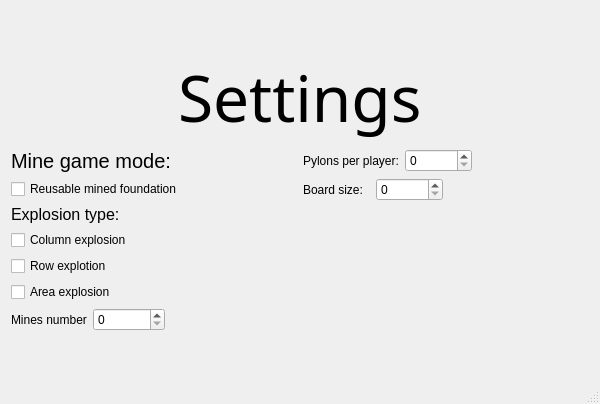
<?xml version="1.0" encoding="UTF-8"?>
<ui version="4.0">
 <class>SettingsWindowClass</class>
 <widget class="QMainWindow" name="SettingsWindowClass">
  <property name="geometry">
   <rect>
    <x>0</x>
    <y>0</y>
    <width>600</width>
    <height>404</height>
   </rect>
  </property>
  <property name="windowTitle">
   <string>SettingsWindow</string>
  </property>
  <widget class="QWidget" name="centralWidget">
   <layout class="QVBoxLayout" name="verticalLayout_2">
    <item>
     <spacer name="verticalSpacer">
      <property name="orientation">
       <enum>Qt::Vertical</enum>
      </property>
      <property name="sizeType">
       <enum>QSizePolicy::Fixed</enum>
      </property>
      <property name="sizeHint" stdset="0">
       <size>
        <width>20</width>
        <height>40</height>
       </size>
      </property>
     </spacer>
    </item>
    <item>
     <layout class="QGridLayout" name="gridLayout_7">
      <item row="0" column="0" alignment="Qt::AlignHCenter">
       <widget class="QLabel" name="titleLabel">
        <property name="font">
         <font>
          <family>Tw Cen MT</family>
          <pointsize>48</pointsize>
         </font>
        </property>
        <property name="text">
         <string>Settings</string>
        </property>
       </widget>
      </item>
     </layout>
    </item>
    <item>
     <layout class="QGridLayout" name="gridLayout_9">
      <item row="0" column="0" rowspan="2">
       <layout class="QGridLayout" name="gridLayout_5">
        <item row="3" column="0">
         <layout class="QVBoxLayout" name="verticalLayout">
          <item alignment="Qt::AlignLeft">
           <widget class="QCheckBox" name="columnExplotionCheckBox">
            <property name="text">
             <string>Column explosion</string>
            </property>
           </widget>
          </item>
          <item>
           <widget class="QCheckBox" name="rowExplotionCheckBox">
            <property name="text">
             <string>Row explotion</string>
            </property>
           </widget>
          </item>
          <item>
           <widget class="QCheckBox" name="areaExplotionCheckBox">
            <property name="text">
             <string>Area explosion</string>
            </property>
           </widget>
          </item>
          <item>
           <layout class="QGridLayout" name="gridLayout_3">
            <item row="0" column="0">
             <widget class="QLabel" name="minesLabel">
              <property name="font">
               <font>
                <pointsize>9</pointsize>
               </font>
              </property>
              <property name="text">
               <string>Mines number</string>
              </property>
             </widget>
            </item>
            <item row="0" column="3">
             <spacer name="horizontalSpacer_3">
              <property name="orientation">
               <enum>Qt::Horizontal</enum>
              </property>
              <property name="sizeType">
               <enum>QSizePolicy::Fixed</enum>
              </property>
              <property name="sizeHint" stdset="0">
               <size>
                <width>132</width>
                <height>20</height>
               </size>
              </property>
             </spacer>
            </item>
            <item row="0" column="1">
             <widget class="QSpinBox" name="minesSpinBox">
              <property name="enabled">
               <bool>true</bool>
              </property>
             </widget>
            </item>
           </layout>
          </item>
         </layout>
        </item>
        <item row="1" column="0">
         <widget class="QCheckBox" name="reusableCheckBox">
          <property name="text">
           <string>Reusable mined foundation</string>
          </property>
         </widget>
        </item>
        <item row="2" column="0">
         <widget class="QLabel" name="typeLabel">
          <property name="font">
           <font>
            <pointsize>12</pointsize>
           </font>
          </property>
          <property name="text">
           <string>Explosion type:</string>
          </property>
         </widget>
        </item>
        <item row="0" column="0">
         <widget class="QLabel" name="gameModeTitleLabel">
          <property name="font">
           <font>
            <pointsize>15</pointsize>
           </font>
          </property>
          <property name="text">
           <string>Mine game mode:</string>
          </property>
         </widget>
        </item>
       </layout>
      </item>
      <item row="0" column="1">
       <layout class="QGridLayout" name="gridLayout_4">
        <item row="1" column="0">
         <layout class="QGridLayout" name="gridLayout_2">
          <item row="0" column="1">
           <widget class="QLabel" name="boardSizeLabel">
            <property name="text">
             <string>Board size:</string>
            </property>
           </widget>
          </item>
          <item row="0" column="3">
           <widget class="QSpinBox" name="boardSizeSpinBox"/>
          </item>
          <item row="0" column="4">
           <spacer name="horizontalSpacer">
            <property name="orientation">
             <enum>Qt::Horizontal</enum>
            </property>
            <property name="sizeType">
             <enum>QSizePolicy::Fixed</enum>
            </property>
            <property name="sizeHint" stdset="0">
             <size>
              <width>146</width>
              <height>20</height>
             </size>
            </property>
           </spacer>
          </item>
         </layout>
        </item>
        <item row="0" column="0">
         <layout class="QGridLayout" name="gridLayout">
          <item row="0" column="0">
           <widget class="QLabel" name="pylonsLabel">
            <property name="text">
             <string>Pylons per player:</string>
            </property>
           </widget>
          </item>
          <item row="0" column="2">
           <widget class="QSpinBox" name="pylonsSpinBox">
            <property name="minimum">
             <number>0</number>
            </property>
           </widget>
          </item>
          <item row="0" column="3">
           <spacer name="horizontalSpacer_2">
            <property name="orientation">
             <enum>Qt::Horizontal</enum>
            </property>
            <property name="sizeType">
             <enum>QSizePolicy::Fixed</enum>
            </property>
            <property name="sizeHint" stdset="0">
             <size>
              <width>117</width>
              <height>20</height>
             </size>
            </property>
           </spacer>
          </item>
         </layout>
        </item>
       </layout>
      </item>
      <item row="1" column="1">
       <layout class="QGridLayout" name="gridLayout_8"/>
      </item>
     </layout>
    </item>
    <item>
     <spacer name="verticalSpacer_2">
      <property name="orientation">
       <enum>Qt::Vertical</enum>
      </property>
      <property name="sizeType">
       <enum>QSizePolicy::Fixed</enum>
      </property>
      <property name="sizeHint" stdset="0">
       <size>
        <width>20</width>
        <height>40</height>
       </size>
      </property>
     </spacer>
    </item>
   </layout>
  </widget>
  <widget class="QStatusBar" name="statusBar"/>
 </widget>
 <layoutdefault spacing="6" margin="11"/>
 <resources/>
 <connections/>
</ui>
